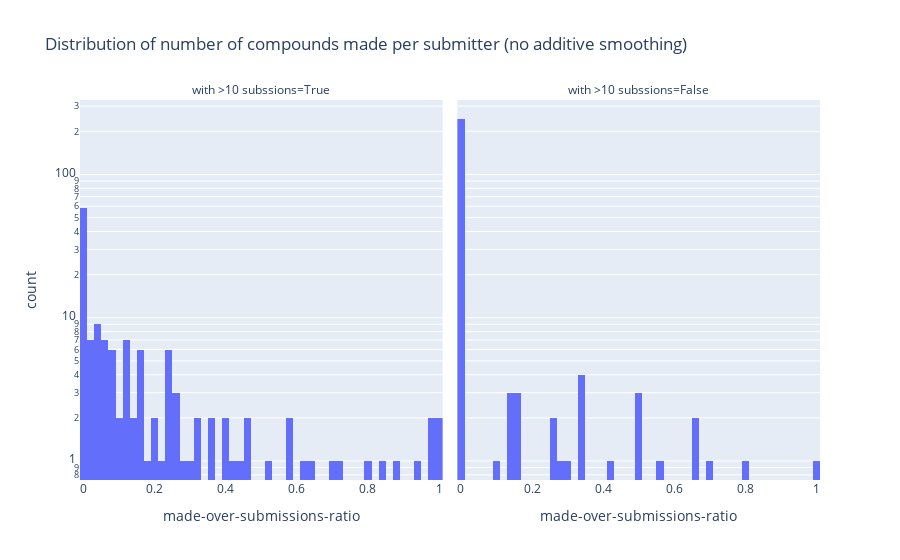

Source (notebook cell):
### Code cell
creators['with >10 subssions'] = creators['N submissions'] > 10

px.histogram(creators,
             'made-over-submissions-ratio',
             log_y=True,
             facet_col='with >10 subssions',
             title=f'Distribution of number of compounds made per submitter (no additive smoothing)',
             nbins=100)

### Figure 1 — Plotly figure (JSON) as saved in the notebook; plotly's stock layout.template omitted (floating-point values rounded to 4 significant figures; data arrays with more than 128 entries replaced by an {"elided": "..."} marker saying what was removed)
{"data": [{"alignmentgroup": "True", "bingroup": "x", "hovertemplate": "with >10 subssions=True<br>made-over-submissions-ratio=%{x}<br>count=%{y}<extra></extra>", "legendgroup": "", "marker": {"color": "#636efa", "pattern": {"shape": ""}}, "name": "", "nbinsx": 100, "offsetgroup": "", "orientation": "v", "showlegend": false, "type": "histogram", "x": {"elided": "144 float values"}, "xaxis": "x", "yaxis": "y"}, {"alignmentgroup": "True", "bingroup": "x", "hovertemplate": "with >10 subssions=False<br>made-over-submissions-ratio=%{x}<br>count=%{y}<extra></extra>", "legendgroup": "", "marker": {"color": "#636efa", "pattern": {"shape": ""}}, "name": "", "nbinsx": 100, "offsetgroup": "", "orientation": "v", "showlegend": false, "type": "histogram", "x": {"elided": "269 float values"}, "xaxis": "x2", "yaxis": "y2"}], "layout": {"annotations": [{"font": {}, "showarrow": false, "text": "with >10 subssions=True", "x": 0.245, "xanchor": "center", "xref": "paper", "y": 1, "yanchor": "bottom", "yref": "paper"}, {"font": {}, "showarrow": false, "text": "with >10 subssions=False", "x": 0.755, "xanchor": "center", "xref": "paper", "y": 1, "yanchor": "bottom", "yref": "paper"}], "autosize": true, "barmode": "relative", "legend": {"tracegroupgap": 0}, "title": {"text": "Distribution of number of compounds made per submitter (no additive smoothing)"}, "xaxis": {"anchor": "y", "autorange": true, "domain": [0, 0.49], "range": [-0.01, 1.01], "title": {"text": "made-over-submissions-ratio"}, "type": "linear"}, "xaxis2": {"anchor": "y2", "autorange": true, "domain": [0.51, 1], "matches": "x", "range": [-0.01, 1.01], "title": {"text": "made-over-submissions-ratio"}, "type": "linear"}, "yaxis": {"anchor": "x", "autorange": true, "domain": [0, 1], "range": [-0.1326, 2.52], "title": {"text": "count"}, "type": "log"}, "yaxis2": {"anchor": "x2", "autorange": true, "domain": [0, 1], "matches": "y", "range": [-0.1326, 2.52], "showticklabels": false, "type": "log"}}}
